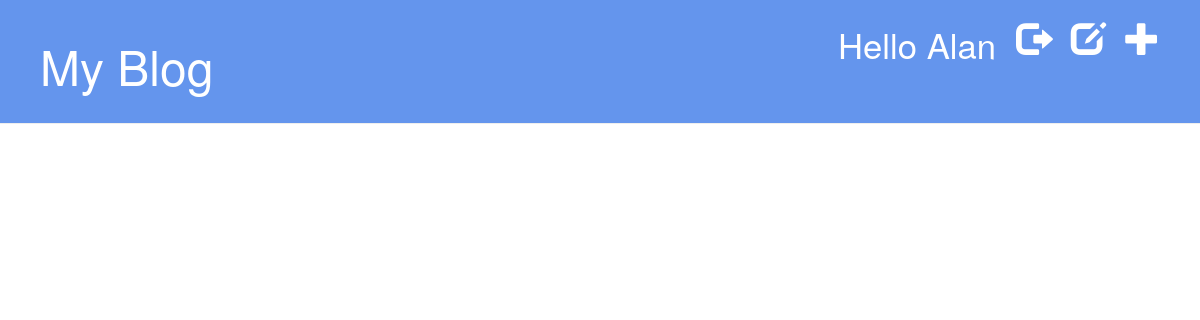
Page / (signed in) on the earlier database version.
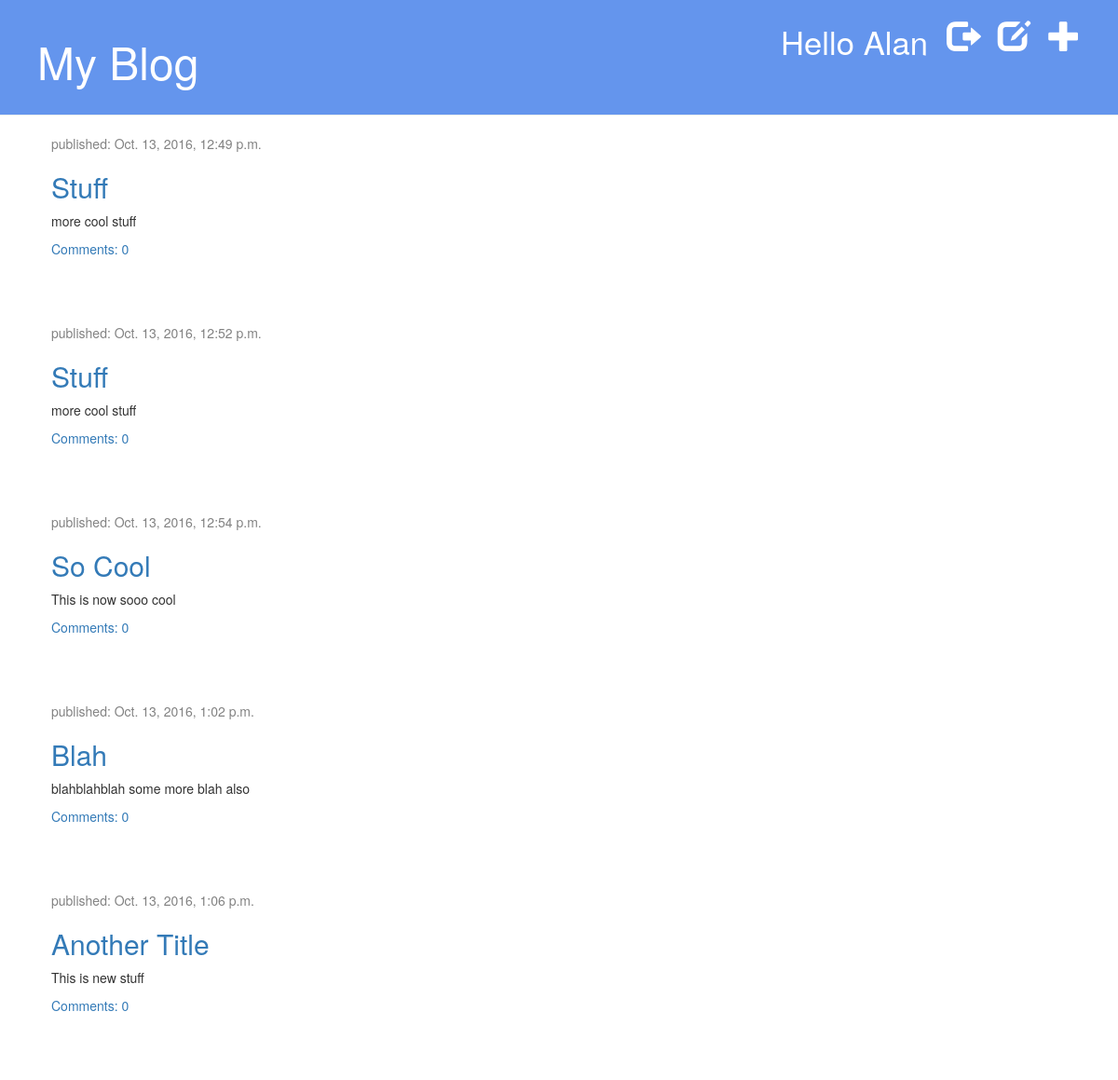
Same page on the later database version.
### blog/models.py (models this page shows, shortened)
class Page(models.Model):
	author = models.ForeignKey('auth.User')
	title = models.CharField(max_length=200)
	text = models.TextField()
	slug = models.SlugField(unique=True)
	created_date = models.DateTimeField(
		default=timezone.now)
	published_date = models.DateTimeField(
		blank=True, null=True)

### blog/views.py (the view)
# urls.py: url(r'^$', views.page_list, name='page_list'),
def page_list(request):
    pages = Page.objects.filter(published_date__lte=timezone.now()).order_by('published_date')
    return render(request, 'blog/page_list.html', {'pages': pages})

### blog/templates/blog/page_list.html
{% extends 'blog/base.html' %}
{% block content %}
{% for page in pages %}
<div class="post">
    <div class="date">
        <p>published: {{ page.published_date }} </p>
    </div>
    <h2><a href="{% url 'page_detail' pk=page.pk %}">{{ page.title|title }} </a></h2>
    <p>{{ page.text|linebreaksbr }} </p>
	<a href="{% url 'page_detail' pk=page.pk %}">Comments: {{ page.comments.count }}</a></div>
{% endfor %}
{% endblock %}

### blog/templates/blog/base.html (shortened to what this page needs)
{% load staticfiles %}
<html>
    <head>
        <link rel="stylesheet" href="//maxcdn.bootstrapcdn.com/bootstrap/3.2.0/css/bootstrap.min.css">
        <link rel="stylesheet" type="text/css" href={% static "css/blog.css" %}>
    </head>
    <body>
    <div class="page-header">
        {% if user.is_authenticated %}
        <a href="{% url 'page_new' %}" class="top-menu"><span class="glyphicon glyphicon-plus"></span></a>
        <a href="{% url 'page_draft_list' %}" class="top-menu"><span class="glyphicon glyphicon-edit"></span></a>
        <a href="{% url 'logout' %}" class="top-menu"><span class="glyphicon glyphicon-log-out"></span></a><p class="top-menu">Hello {{ user.username|title }} </p>
        {% else %}
            <a href="{% url 'login' %}" class="top-menu"><span class="glyphicon glyphicon-lock"></span></a>
        {% endif %}
        <h1><a href="{% url 'page_list' %}">My Blog</a></h1>
    </div>
    <div class="content container">
        <div class="row">
            <div class="col-md-8">
                {% block content %}
                {% endblock %}
            </div>
        </div>
    </div>
    </body>
</html>

Differences in the rows shown:
added Page: published_date "Oct. 13, 2016, 12:49 p.m.", title "Stuff", text "more cool stuff", comments.count "0"
added Page: published_date "Oct. 13, 2016, 12:52 p.m.", title "Stuff", text "more cool stuff", comments.count "0"
added Page: published_date "Oct. 13, 2016, 12:54 p.m.", title "So Cool", text "This is now sooo cool", comments.count "0"
added Page: published_date "Oct. 13, 2016, 1:02 p.m.", title "Blah", text "blahblahblah some more blah also", comments.count "0"
now on this page (row edited): Page: published_date "Oct. 13, 2016, 1:06 p.m.", title "Another Title", text "This is new stuff", comments.count "0"
